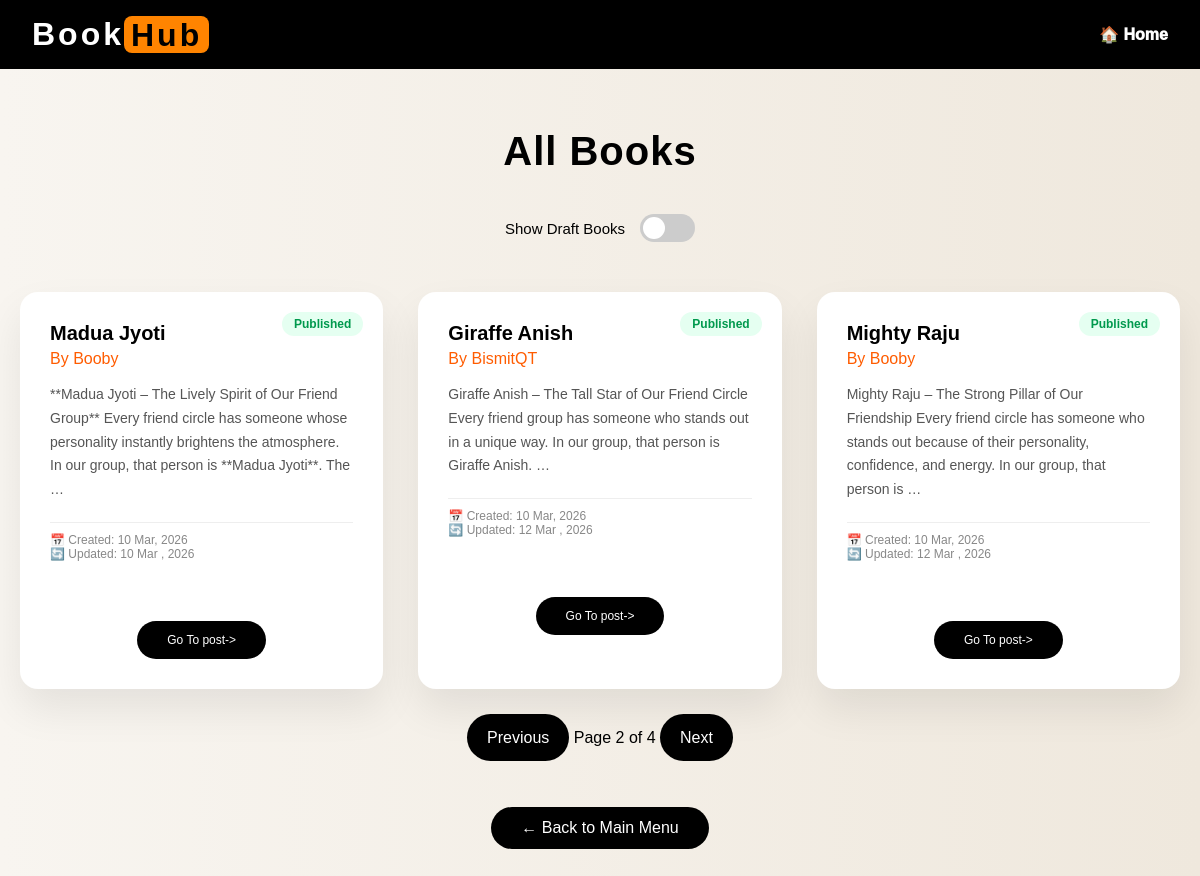
Page /post/?page=2 on the committed database.
### blog/models.py (models this page shows, shortened)
class Post(models.Model):
    class Status(models.TextChoices):
        DRAFT='DF','DRAFT'
        PUBLISHED='PB','PUBLISHED'
    title=models.CharField(max_length=200)
    content=models.TextField()
    author=models.ForeignKey(settings.AUTH_USER_MODEL, on_delete=models.CASCADE, related_name='blog_post')
    slug=models.SlugField(unique_for_date='publish')
    created_at=models.DateTimeField(auto_now_add=True)
    updated_at=models.DateTimeField(auto_now=True)
    publish=models.DateTimeField(default=timezone.now)
    status=models.CharField(max_length=10,choices=Status.choices, default=Status.DRAFT)
    objects = models.Manager()
    published = PublishedManager()
    def get_absolute_url(self):
        return reverse('post_detail', kwargs={'id': self.id, 'year': self.created_at.year, 'month': self.created_at.month, 'date': self.created_at.day})
    class Meta:
        ordering = ['-publish']

### blog/views.py (the view)
# urls.py: path('post/', views.PostListView.as_view(), name='post_list'),
class PostListView(ListView):
    paginate_by = 3
    context_object_name = 'posts'
    template_name = 'blog/post_details.html'
    def get_queryset(self):
        show_draft = self.request.GET.get('draft') == 'true'
        if show_draft:
            return Post.objects.filter(status=Post.Status.DRAFT).order_by('-publish')
        return Post.published.all()
    def get_context_data(self, **kwargs):
        context = super().get_context_data(**kwargs)
        context['show_draft'] = self.request.GET.get('draft') == 'true'
        return context

### blog/managers.py (called while the page is built)
    def get_queryset(self):
        return super().get_queryset().filter(
            status='PB',
            publish__lte=timezone.now()
        )

### blog/templates/blog/post_details.html (shortened to what this page needs)
{% extends "blog/base.html" %}
{% load static %}
{% block content %}
    <header>
        <div class="logo">Book<span class="hub">Hub </span></div>
        <a href="{% url 'home' %}">🏠 Home</a>
    </header>
<div class="container">
    <h1>All Books</h1>
    <div class="toggle-wrapper">
        <span class="toggle-label">Show Draft Books</span>
        <label class="switch">
            <span class="slider"></span>
        </label>
    </div>
    <div class="grid">
        {% for i in posts %}
        <div class="card">
            {% if i.status == "DF" %}
                <span class="badge draft">Draft</span>
            {% else %}
                <span class="badge published">Published</span>
            {% endif %}
            <div class="title">{{ i.title }}</div>
            <div class="author">By {{ i.author }}</div>
            <div class="content">
                {{ i.content|truncatewords:30 }}
            </div>
            <div class="meta">
                📅 Created: {{ i.created_at|date:"d M, Y" }} <br>
                🔄 Updated: {{ i.updated_at|date:"d M , Y" }}
                <a href="{{i.get_absolute_url}}" class="back-btn">Go To post-></a>
            </div>
        </div>
        {% endfor %}
    </div>
    {% include "blog/pagination.html"  with page=page_obj%}
    <a href="{% url 'home' %}" class="back-btn">
        ← Back to Main Menu
    </a>
</div>
{% endblock %}

### rows in the picture
Post: status "Published", title "Madua Jyoti", author "Booby", content "**Madua Jyoti – The Lively Spirit of Our Friend Group** Every friend circle has someone whose personality instantly brightens the atmosphere. In our group, that person is **Madua Jyoti**. The …", created_at "10 Mar, 2026", updated_at "10 Mar , 2026"
Post: status "Published", title "Giraffe Anish", author "BismitQT", content "Giraffe Anish – The Tall Star of Our Friend Circle Every friend group has someone who stands out in a unique way. In our group, that person is Giraffe Anish. …", created_at "10 Mar, 2026", updated_at "12 Mar , 2026"
Post: status "Published", title "Mighty Raju", author "Booby", content "Mighty Raju – The Strong Pillar of Our Friendship Every friend circle has someone who stands out because of their personality, confidence, and energy. In our group, that person is …", created_at "10 Mar, 2026", updated_at "12 Mar , 2026"

### other values in the picture
{{ page_obj.number }} "2"
{{ page_obj.paginator.num_pages }} "4"
